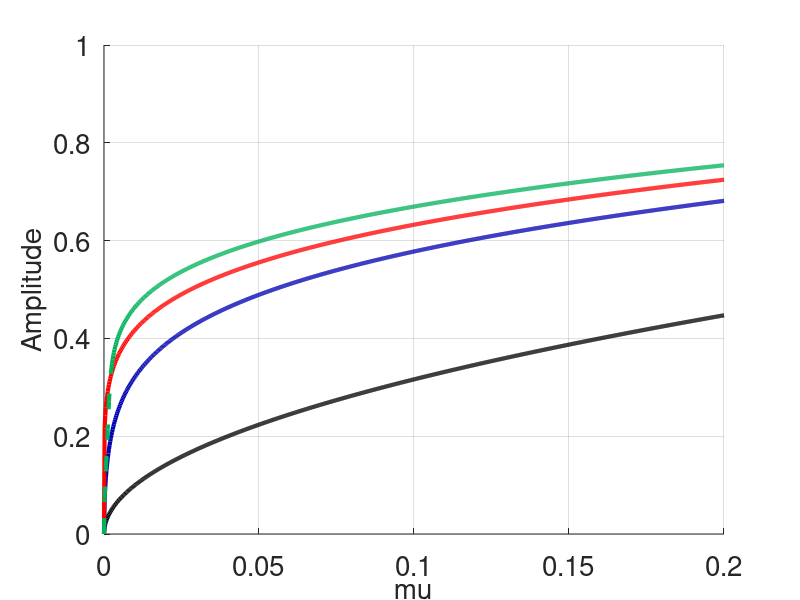
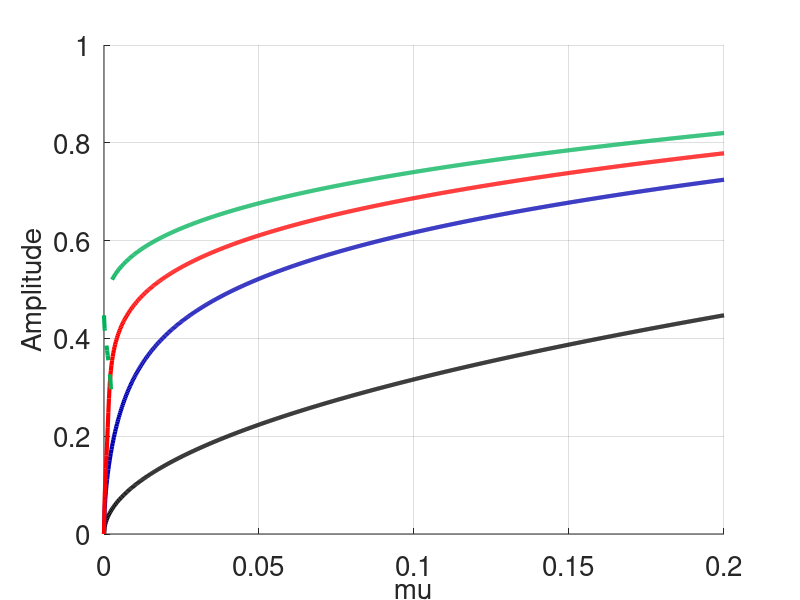
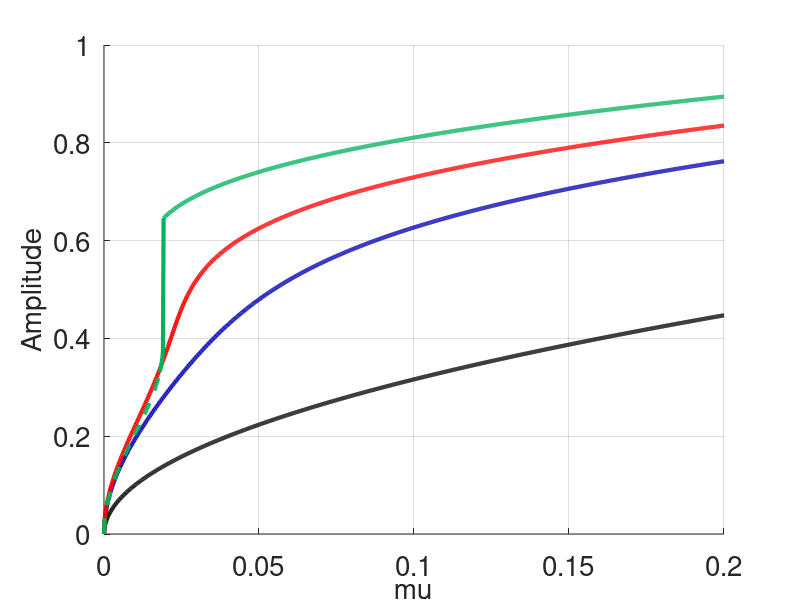

MATLAB code to generate these figures, in order:
function system4_amplitude_comparison()
lam = 1;
gam = 1;

fsz = 20;
Nmu = 1000;
muvals = linspace(1e-10,0.2,Nmu);

func = @(x,mu,ep,sig,gam) (mu+ep - x)^2*x + (sig - gam*x)^2*x - lam^2*mu;
detJ = @(x,mu,ep,sig,gam) (mu+ep - x).*(mu+ep - 3*x) + (sig - gam*x).*(sig - 3*gam*x);
trJ = @(x,mu,ep,sig,gam) 2*(mu+ep - 2*x);
%% sigma = 0
lwt = 3;

sig = 0;
figure(1); clf; hold on; grid
epvals = [-0.2,0,0.2];
Ne = length(epvals);
col = 0.7*winter(Ne);
h(1) = plot(muvals,sqrt(muvals),'color','k','Linewidth',lwt,'DisplayName','|z_1|');
for j = 1 : Ne
    ep = epvals(j);
    x0 = ep;
    func = @(x,mu,ep,sig,gam) (mu+ep - x)^2*x + (sig - gam*x)^2*x - lam^2*mu;
    y = zeros(size(muvals));
    for k = 1 : Nmu
        mu = muvals(k);
        f = @(x)func(x,mu,ep,sig,gam);
        y(k) = fzero(f,x0);
        x0 = y(k);
    end
    lbl = strcat("|z_2|, eps = ",sprintf("%.1f",ep));
    if ep == 0
        col(j,:) = [1,0,0];
    end
    ind = find(detJ(y,muvals,ep,sig,gam) > 0 & trJ(y,muvals,ep,sig,gam) < 0);
    h(j+1) = plot(muvals(ind),sqrt(y(ind)),'Linewidth',lwt,'color',col(j,:),'DisplayName',lbl);
    ind = find(detJ(y,muvals,ep,sig,gam) <= 0 | trJ(y,muvals,ep,sig,gam) > 0);
    plot(muvals(ind),sqrt(y(ind)),'--','Linewidth',lwt,'color',col(j,:),'DisplayName',lbl);
end
% legend(h(1:Ne+1),'NumColumns', 2);
set(gca,'Fontsize',fsz);
xlabel("\mu",'FontSize',fsz);
ylabel("Amplitude","fontsize",fsz);
axis([0,max(muvals),0,1])
%%
figure(2); clf; hold on; grid
h(1) = plot(muvals,sqrt(muvals),'color','k','Linewidth',lwt,'DisplayName','|z_1|');

sig = 0.2;
for j = 1 : Ne
    ep = epvals(j);
    x0 = ep;
    func = @(x,mu,ep,sig,gam) (mu+ep - x)^2*x + (sig - gam*x)^2*x - lam^2*mu;
    y = zeros(size(muvals));
    for k = 1 : Nmu
        mu = muvals(k);
        f = @(x)func(x,mu,ep,sig,gam);
        y(k) = fzero(f,x0);
        x0 = y(k);
    end
    lbl = strcat("|z_2|, eps = ",sprintf("%.1f",ep));
    if ep == 0
        col(j,:) = [1,0,0];
    end
    ind = find(detJ(y,muvals,ep,sig,gam) > 0 & trJ(y,muvals,ep,sig,gam) < 0);
    plot(muvals(ind),sqrt(y(ind)),'Linewidth',lwt,'color',col(j,:),'DisplayName',lbl);
    ind = find(detJ(y,muvals,ep,sig,gam) <= 0 | trJ(y,muvals,ep,sig,gam) > 0);
    plot(muvals(ind),sqrt(y(ind)),'--','Linewidth',lwt,'color',col(j,:),'DisplayName',lbl);
end
% legend('NumColumns', 2);
set(gca,'Fontsize',fsz);
xlabel("\mu",'FontSize',fsz);
ylabel("Amplitude","fontsize",fsz);
axis([0,max(muvals),0,1])

%%
figure(3); clf; hold on; grid
h(1) = plot(muvals,sqrt(muvals),'color','k','Linewidth',lwt,'DisplayName','|z_1|');


sig = 0.5;
for j = 1 : Ne
    ep = epvals(j);
    x0 = ep;
    func = @(x,mu,ep,sig,gam) (mu+ep - x)^2*x + (sig - gam*x)^2*x - lam^2*mu;
    y = zeros(size(muvals));
    for k = 1 : Nmu
        mu = muvals(k);
        f = @(x)func(x,mu,ep,sig,gam);
        y(k) = fzero(f,x0);
        x0 = y(k);
    end
    lbl = strcat("|z_2|, eps = ",sprintf("%.1f",ep));
    if ep == 0
        col(j,:) = [1,0,0];
    end
    ind = find(detJ(y,muvals,ep,sig,gam) > 0 & trJ(y,muvals,ep,sig,gam) < 0);
    plot(muvals(ind),sqrt(y(ind)),'Linewidth',lwt,'color',col(j,:),'DisplayName',lbl);
    ind = find(detJ(y,muvals,ep,sig,gam) <= 0 | trJ(y,muvals,ep,sig,gam) > 0);
    plot(muvals(ind),sqrt(y(ind)),'--','Linewidth',lwt,'color',col(j,:),'DisplayName',lbl);
end



% legend('NumColumns', 2);
set(gca,'Fontsize',fsz);
xlabel("\mu",'FontSize',fsz);
ylabel("Amplitude","fontsize",fsz);
axis([0,max(muvals),0,1])


% %% sigma = 0.2
% sig = -0.2;
% %figure(1); clf; hold on; grid
% epvals = [-0.2,-0.1,0,0.1,0.2];
% Ne = length(epvals);
% col = 0.7*winter(Ne);
% %plot(muvals,sqrt(muvals),'color','k','Linewidth',lwt,'DisplayName','|z_1|');
% for j = 1 : Ne
%     ep = epvals(j);
%     x0 = ep;
%     func = @(x,mu,ep,sig,gam) (mu+ep - x)^2*x + (sig - gam*x)^2*x - lam^2*mu;
%     y = zeros(size(muvals));
%     for k = 1 : Nmu
%         mu = muvals(k);
%         f = @(x)func(x,mu,ep,sig,gam);
%         y(k) = fzero(f,x0);
%         x0 = y(k);
%     end
%     lbl = strcat("|z_2|, eps = ",sprintf("%.1f",ep));
%     if ep == 0
%         col(j,:) = [1,0,0];
%     end
%     p(j+Ne) = plot(muvals,sqrt(y),'--','Linewidth',lwt,'color',col(j,:),'DisplayName',lbl);
% end
% legend(h(1:Ne+1),'NumColumns', 2);
% set(gca,'Fontsize',fsz);
% xlabel("\mu",'FontSize',fsz);
% ylabel("Amplitude","fontsize",fsz);
% %% sigma = -0.5
% sig = -0.5;
% %figure(1); clf; hold on; grid
% epvals = [-0.2,-0.1,0,0.1,0.2];
% Ne = length(epvals);
% col = 0.7*winter(Ne);
% %plot(muvals,sqrt(muvals),'color','k','Linewidth',lwt,'DisplayName','|z_1|');
% for j = 1 : Ne
%     ep = epvals(j);
%     x0 = ep;
%     func = @(x,mu,ep,sig,gam) (mu+ep - x)^2*x + (sig - gam*x)^2*x - lam^2*mu;
%     y = zeros(size(muvals));
%     for k = 1 : Nmu
%         mu = muvals(k);
%         f = @(x)func(x,mu,ep,sig,gam);
%         y(k) = fzero(f,x0);
%         x0 = y(k);
%     end
%     lbl = strcat("|z_2|, eps = ",sprintf("%.1f",ep));
%     if ep == 0
%         col(j,:) = [1,0,0];
%     end
%     p(j+Ne) = plot(muvals,sqrt(y),':','Linewidth',lwt,'color',col(j,:),'DisplayName',lbl);
% end
% legend(h(1:Ne+1),'NumColumns', 2);
% set(gca,'Fontsize',fsz);
% xlabel("\mu",'FontSize',fsz);
% ylabel("Amplitude","fontsize",fsz);
% 
end



